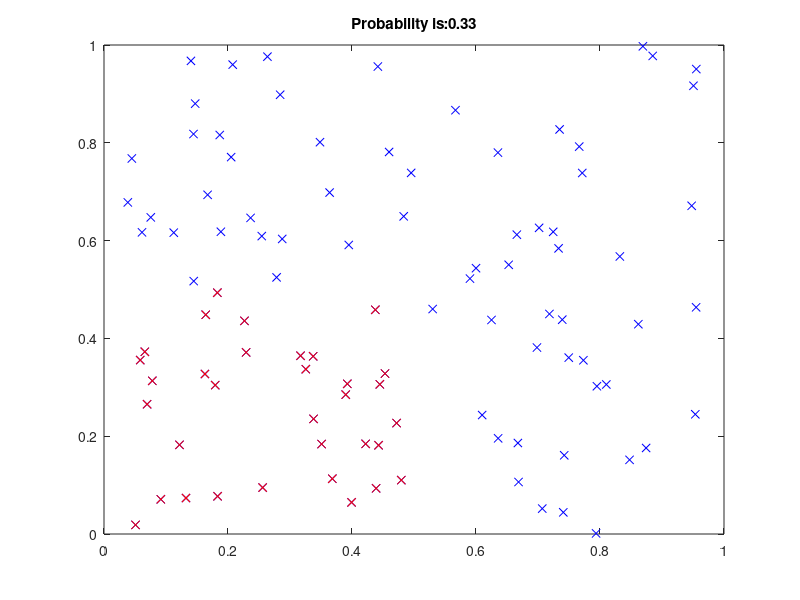

Source code (MATLAB):
% This is creating a new variable 'N' and assigning it the value of
% 100. (This will be how many points are created.)
N = 100; 

% This opens figure 1
figure(1); 

% This clears the open figure
clf; 

% This creates a 2xN matrix filled with random values between 0 and 1. 
% These are the points. Think of it as a two-dimensional array. For each 
% x-value, there is an associated y-value with 100 points in total.
point = rand([2 N]); 

% This plots the array of points onto the open figure. The colon indicates
% iteration through all of the values stored in that vector and 'xb' 
% indicates the color blue
plot(point(1,:), point(2,:), 'xb'); 

% This limits the view of the x-axis of the open figure to 0-1
xlim([0 1]);

% This limits the view of the y-axis of the open figure to 0-1
ylim([0 1]); 

% The 'hold on' function retains the current plot and properties of the 
% open figure so future plot commands add to the graph instead of 
% replacing it
hold on; 

% Creates a new variable 'count' and assigns it the value of 0. (This will 
% be used to count how many points fall within a certain range.)
count = 0; 

% This sets up a recurring loop that repeats 'N' times. 
for i=1:N 
    
    % This checks every point in the array. If the point is within the
    % bounds (both the 'x' and 'y' values of the point are less than .5) 
    % then the code inside the 'if' statement is executed.
    if (point(1, i) < 0.5) && (point(2,i) < 0.5) 
        
        % This re-plots the point in the color red.
        plot(point(1,i), point(2,i), 'xr') 
        
        % This increments the counter (counting the number of points within
        % the boundaries).
        count = count + 1; 
    end
end

% This divides the number of blue points by the total number of points and
% assigns it to the new variable 'probability'.
probability = count / N;

% 'num2str' takes the number 'probability' and returns it as a string.
% 'strcat' concatenates the two parameters into a single string.
% 'title' sets the open figure's title to the string entered. 
title(strcat('Probability is:', num2str(probability))); 











